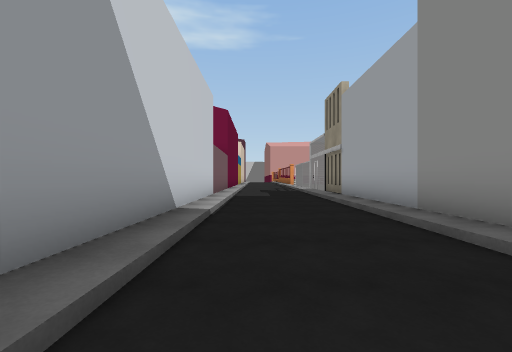
[1] (above)

16 first-person views from a walk through a Unity game level. The camera is 1.2 m above the floor, looks level and sees 90° across. The floor is counted in squares, 2 m on a side. Each view is taken from the middle of a square. On the plan, view 1 faces up. The plan holds only what a view shows up to about 9 squares ahead; the rest is blank. The place goes on beyond the plan. The player is left out. Door leaves are left out, so doorways stand open. Some surface patterns are stand-ins.

[2]
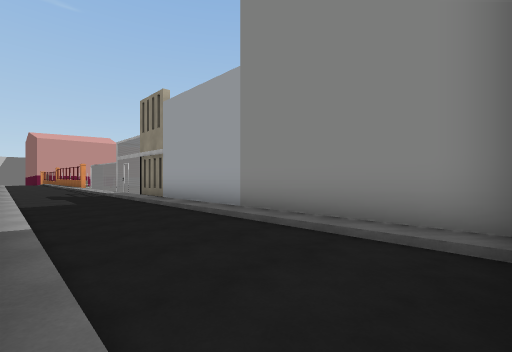

[3]
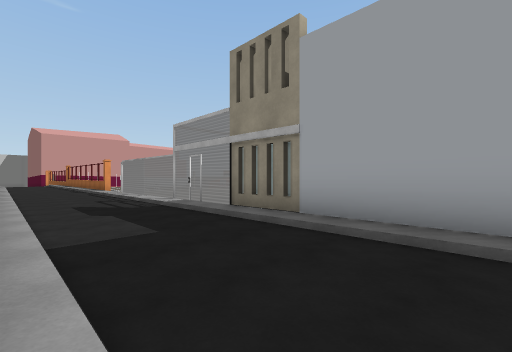

[4]
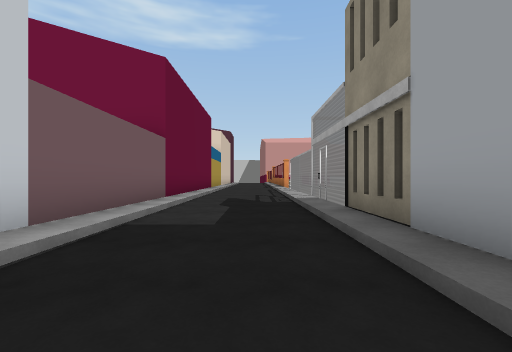

[5]
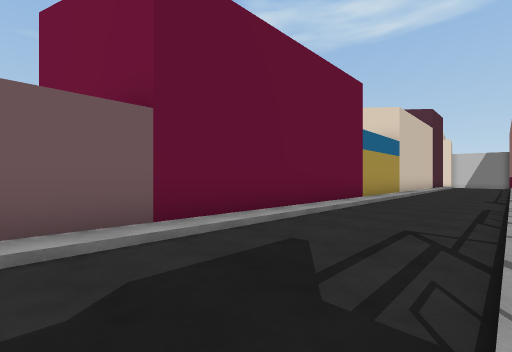

[6]
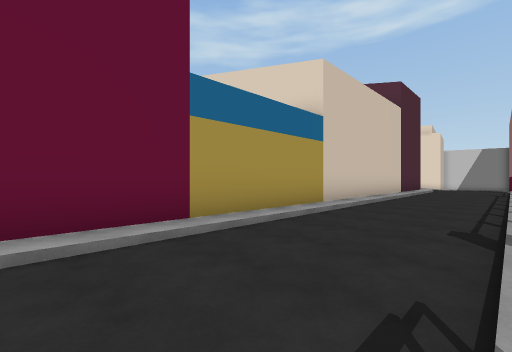

[7]
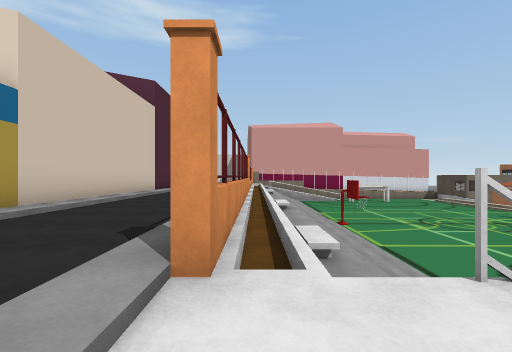

[8]
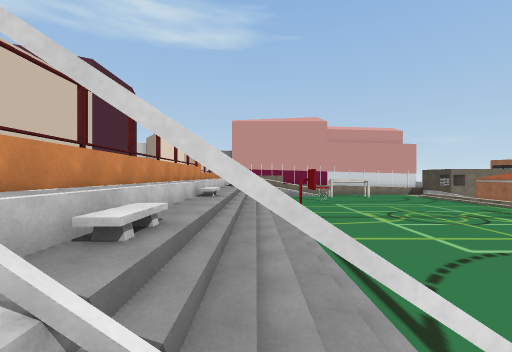

[9]
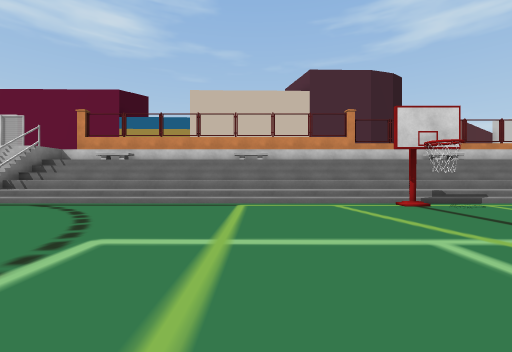

[10]
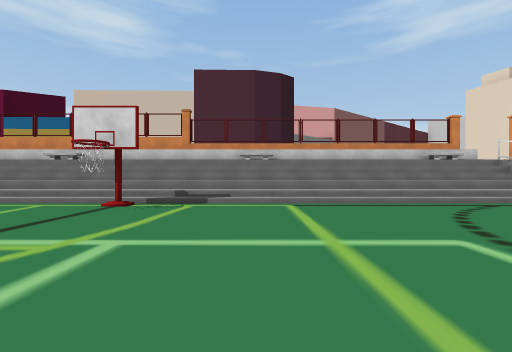

[11]
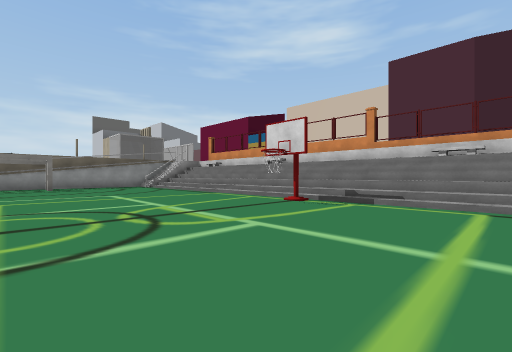

[12]
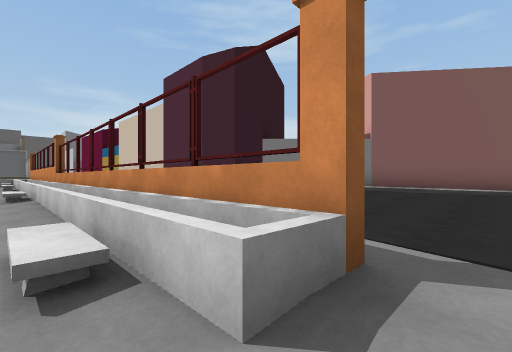

[13]
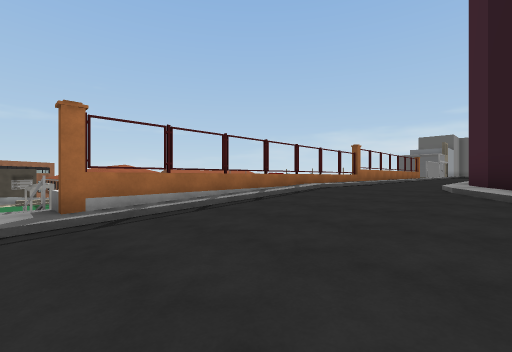

[14]
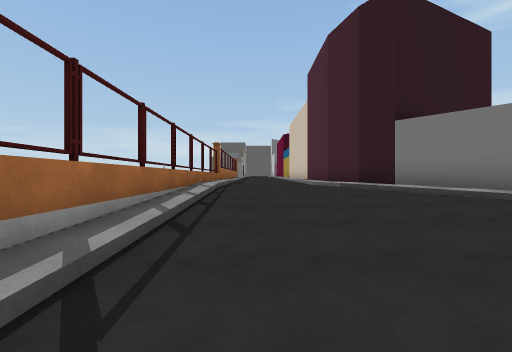

[15]
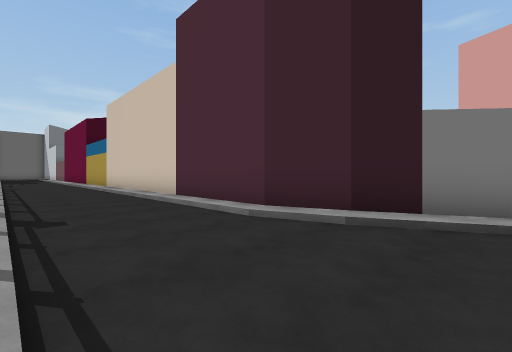

[16]
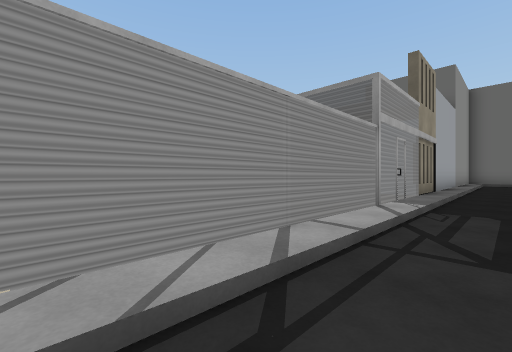

### Floor plan
Key: @ floor where view 1 was taken; # wall or solid block; . main floor; - floor 0.25 m lower than the main floor; : floor 2.25 m higher than the main floor; + floor 2.5 m higher than the main floor; * floor 2.75 m higher than the main floor; % floor 3 m higher than the main floor; & floor 3.25 m higher than the main floor; $ floor 3.5 m higher than the main floor; / step, stairs or slope; D open door; = window, fence, low wall or low ledge; ^ raised ledge; v drop or lower ground.
Columns run from 4 left of view 1 to 13 right of it. Each row starts with its distance up from view 1.
 39 ++::::/D/
 38 ++++::/=//
 37 /+++++/^///
 36 #**+++/^://.
 35  /***+/^://..
 34  #/***/^://...
 33  ##***/^://....
 32   #/%%/^://......
 31   #/%%/^///......
 30   #%%%/^://......
 29   #%%%/^://......
 28   #%%%/=:///.....
 27   #&%%/^://.......
 26   #&%%/^://.......
 25   #&%%/^///......
 24   #&%%/^://......
 23   #&%%/=://......
 22   #&%%/=://......
 21   #&%%/////.. ...
 20   #&%%/=///.   ..
 19   #&%%/#://
 18   #&%%/%%/
 17   #&%%/%
 16   #&%%/#&vv      #
 15   #&%%/#    -^----
 14   #&%%/#    -^  -^
 13   #&%%/#    -^
 12   #&%%/#  ####
 11   #&%%/#
 10   #&&&/#
  9   #&&&/#
  8   #&&&/#
  7   #$&&/#
  6   #$&&/#
  5   #$&&/#
  4   #$&&/#
  3   #$&&/#
  2   #$&&/#
  1   #$&&/#
  0    $@&/#

Where each view was taken, in squares from view 1:
view 1: 0 up, 0 right, facing up
view 2: 0 up, 1 left, facing up-right
view 3: 5 up, 1 left, facing up-right
view 4: 5 up, 1 right, facing up
view 5: 10 up, 2 right, facing up-left
view 6: 16 up, 2 right, facing up-left
view 7: 17 up, 3 right, facing up
view 8: 18 up, 5 right, facing up
view 9: 25 up, 12 right, facing left
view 10: 31 up, 12 right, facing left
view 11: 32 up, 12 right, facing down-left
view 12: 39 up, 4 right, facing down-left
view 13: 39 up, 2 left, facing down-right
view 14: 39 up, 1 right, facing down
view 15: 34 up, 2 right, facing down-left
view 16: 16 up, 1 right, facing down-right
